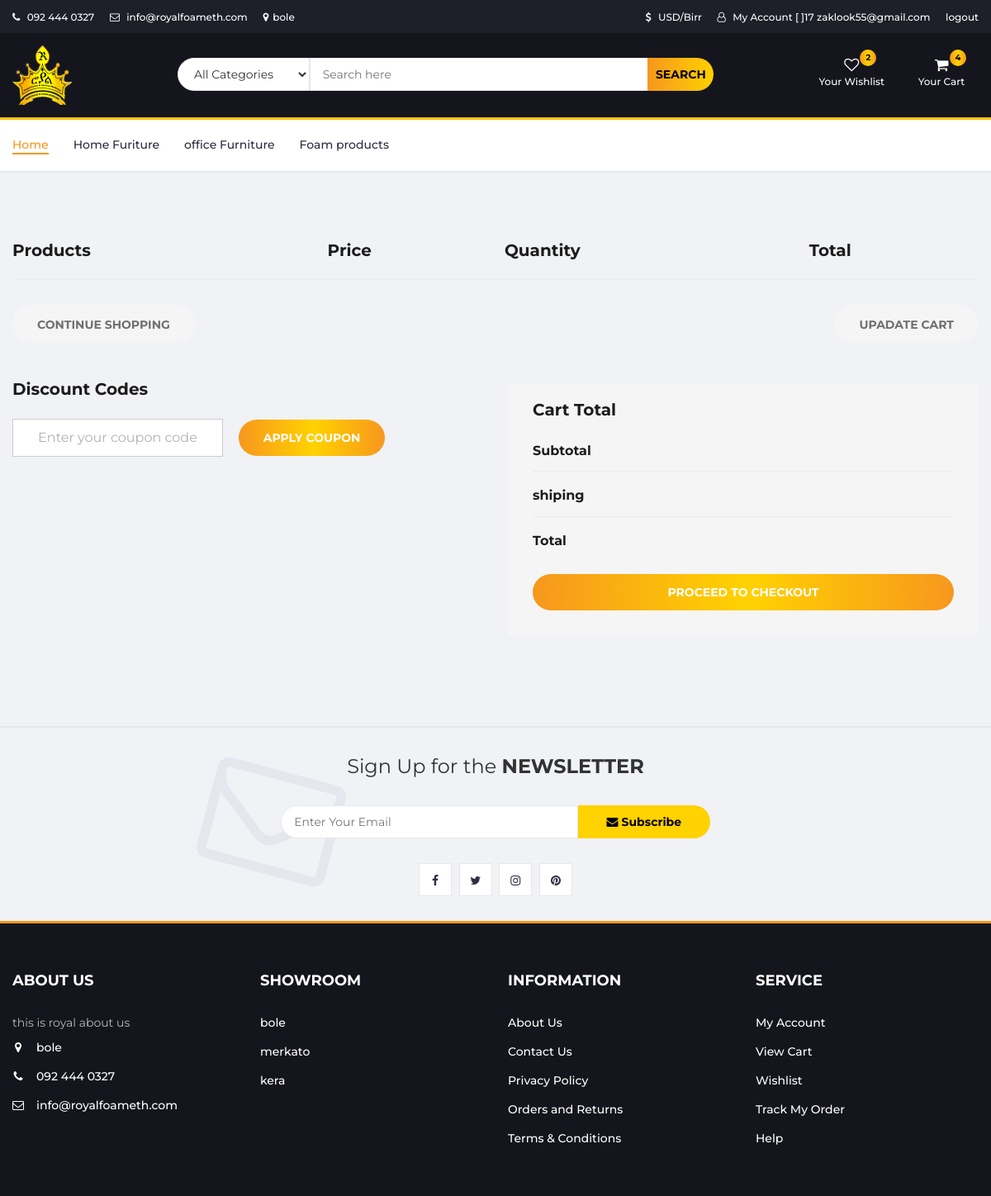
Page /shop/chart/ (signed in) on the committed database.
### home/models.py (models this page shows, shortened)
class Setting(models.Model):
    STATUS = (
        ('True', 'True'),
        ('False', 'False'),
    )
    title = models.CharField(max_length=150 )
    keywords = models.CharField(max_length=255)
    description = models.CharField(max_length=255)
    company = models.CharField(max_length=50)
    address = models.CharField(blank=True,max_length=100)
    phone = models.CharField(blank=True,max_length=15)
    fax = models.CharField(blank=True,max_length=15)
    email = models.CharField(blank=True,max_length=50)
    smtpserver = models.CharField(blank=True,max_length=50)
    smtpemail = models.CharField(blank=True,max_length=50)
    smtppassword = models.CharField(blank=True,max_length=10)
    smtpport = models.CharField(blank=True,max_length=5)
    icon = models.ImageField(blank=True,upload_to='images/')
    facebook = models.CharField(blank=True,max_length=50)
    instagram = models.CharField(blank=True,max_length=50)
    twitter = models.CharField(blank=True,max_length=50)
    youtube = models.CharField(blank=True, max_length=50)
    aboutus = RichTextUploadingField(blank=True)
    Mission = RichTextUploadingField(blank=True)
    Vission = RichTextUploadingField(blank=True)
    contact = RichTextUploadingField(blank=True)
    references = RichTextUploadingField(blank=True)
    status=models.CharField(max_length=10,choices=STATUS)
    create_at=models.DateTimeField(auto_now_add=True)
    update_at=models.DateTimeField(auto_now=True)

class showroom(models.Model):
    title=models.CharField(max_length=100)
    keywords=models.CharField(max_length=100)
    address=models.CharField(max_length=500)
    phone1=PhoneNumberField()
    phone2=PhoneNumberField()
    class Meta:
        verbose_name = "showroom"
        verbose_name_plural = "showrooms"

### shop/models.py (models this page shows, shortened)
class Category(MPTTModel):
    STATUS = (
        ('True', 'True'),
        ('False', 'False'),
    )
    parent = TreeForeignKey('self',blank=True, null=True ,related_name='children', on_delete=models.CASCADE)
    title = models.CharField(max_length=50)
    keywords = models.CharField(max_length=255)
    description = models.TextField(max_length=255)
    image=models.ImageField(blank=True,upload_to='images/')
    status=models.CharField(max_length=10, choices=STATUS)
    slug = models.SlugField(null=False, unique=True)
    create_at=models.DateTimeField(auto_now_add=True)
    update_at=models.DateTimeField(auto_now=True)
    class MPTTMeta:
        order_insertion_by = ['title']
    class Meta:
        verbose_name = "Category"
        verbose_name_plural = "CATEGORY"

### shop/views.py (the view)
# urls.py: path('chart/',chart,name='chart'),
def chart(request):
	template_name= 'chart.html'
	return render(request,template_name)

### home/templatetags/mytags.py (called while the page is built)
@register.simple_tag
def shopcartcount(userid):
    count = ShopCart.objects.filter(user_id=userid).count()
    return count

@register.simple_tag
def shopcartlist(userid):
     cartlist =ShopCart.objects.filter(user_id=userid)
     return cartlist

@register.simple_tag
def shopcarttotal(userid):
    shopcart =ShopCart.objects.filter(user_id=userid)
    total=0
    for rs in shopcart:
        total += rs.price * rs.quantity
    return total

@register.simple_tag
def wishlistcount(userid):
    count = Whishlist.objects.filter(user_id=userid).count()
    return count

@register.simple_tag
def wishlistlist(userid):
     cartlist =Whishlist.objects.filter(user_id=userid)
     return cartlist

@register.simple_tag
def wishlisttotal(userid):
    Whishlisttot =Whishlist.objects.filter(user_id=userid)
    total=0
    for rs in Whishlisttot:
        total += rs.price * rs.quantity
    return total

@register.simple_tag
def showroomlist():
    show_room_list = showroom.objects.all()
    return show_room_list

@register.simple_tag
def companyinfo():
    companyinfo=Setting.objects.get(pk=2)
    return companyinfo

@register.simple_tag
def maincategorylist():
     maincategory_list =Category.objects.filter(level=0).order_by('id')
     return maincategory_list

### order/models.py (called while the page is built)
    @property
    def price(self):
        if self.variant is  None:
            return (self.product.minamount)
        return ( self.variant.price)

    @property
    def amount(self):
        if self.variant is  None:
            return (self.quantity *self.product.minamount)
        return (self.quantity * self.variant.price)

    @property
    def price(self):
        if self.variant is  None:
            return (self.product.minamount)
        return ( self.variant.price)

    @property
    def amount(self):
        if self.variant is  None:
            return (self.quantity *self.product.minamount)
        return (self.quantity * self.variant.price)

### shop/models.py (called while the page is built)
    def __str__(self):
        return self.title

    def __str__(self):
        return self.title

    def image(self):
        img = image.objects.get(id=self.image_id)
        if img.id is not None:
             varimage=img.image.url
        else:
            varimage=""
        return varimage

### templates/chart.html (shortened to what this page needs)
{% extends "base.html" %}
{% load static %}
{% block content %}
    <section class="shoping-cart spad">
        <div class="container">
            <div class="row">
                <div class="col-lg-12">
                    <div class="shoping__cart__table ">
                        <table class="shopping-cart-table">
                            <thead>
                                <tr>
                                    <th >Products</th>
                                    <th>Price</th>
                                    <th>Quantity</th>
                                    <th>Total</th>
                                </tr>
                            </thead>
                        </table>
                    </div>
                </div>
            </div>
            <div class="row">
                <div class="col-lg-12">
                    <div class="shoping__cart__btns">
                        <a href="{% url 'home' %}" class="primary-btn cart-btn">CONTINUE SHOPPING</a>
                        <a href="#" class="primary-btn cart-btn cart-btn-right">
                            Upadate Cart</a>
                    </div>
                </div>
                <div class="col-lg-6">
                    <div class="shoping__continue">
                        <div class="shoping__discount">
                            <h5>Discount Codes</h5>
                            <form action="#">
                                <input type="text" placeholder="Enter your coupon code">
                                 <a href="#" class="primary-btn">APPLY COUPON</a>
                            </form>
                        </div>
                    </div>
                </div>
                <div class="col-lg-6">
                    <div class="shoping__checkout">
                        <h5>Cart Total</h5>
                        <ul>
                            <li>Subtotal </li>
                            <li>shiping </li>
                            <li>Total </li>
                        </ul>
                        <a href="{% url 'checkout' %}" class="primary-btn">PROCEED TO CHECKOUT</a>
                    </div>
                </div>
            </div>
        </div>
    </section>
     {% endblock content %}

### templates/navbar.html (shortened to what this page needs)
{% load static %}
		<header >
			<div id="top-header">
				<div class="container">
					{% load mytags %}
										{% companyinfo as companyinfo %}
					<ul class="header-links pull-left">
						<li><a href="#"><i class="fa fa-phone"></i> {{companyinfo.phone}}</a></li>
						<li><a href="#"><i class="fa fa-envelope-o"></i> {{companyinfo.email}}</a></li>
						<li><a href="#"><i class="fa fa-map-marker"></i>{{companyinfo.address}}</a></li>
					</ul>
					<ul class="header-links pull-right">
						<li><a href="#"><i class="fa fa-dollar"></i> USD/Birr</a></li>
						{%if user.id is not None  %}
						<li><a href="#"><i class="fa fa-user-o"></i> My Account
							[
							{% load account_tags %}
						]{{user.id}}
							{{user.email}}</a></li>
							<li><a href="{% url "account_logout" %}"> logout</a></li>
							{%else%}
							<li>
								<a href="{% url "account_login" %}" class="text-uppercase"> login</a>
								<a href="{% url "account_signup" %}" class="text-uppercase">Sign Up</a>
							</li>
							{%endif%}
					</ul>
				</div>
			</div>
			<div id="header" >
				<div class="container">
					<div class="row">
						<div class="col-md-2">
							<div class="header-logo">
								<a href="{% url 'home'%}" class="logo">
									<img src="{{companyinfo.icon.url}}" alt="">
								</a>
							</div>
						</div>
		                <div id="fixed-header">
						<div class="col-md-7">
							<div class="header-search">
								<form action="{% url 'search' %}" method="GET" value="{{request.GET.query}}">
									<select name="catid" class ="input-select">
										<option value="0">All Categories</option>
										{% load mytags %}
									</select>
									<input id="query" name="query" class="input"  placeholder="Search here">
									<button class="search-btn" type="submit">Search</button>
								</form>
							</div>
						</div>
						<div class="col-md-3 clearfix">
							<div class="header-ctn" >
								<div class="dropdown">
									<a class="dropdown-toggle" data-toggle="dropdown" aria-expanded="true">
										<i class="fa fa-heart-o"></i>
										<span>Your Wishlist</span>
										{% load mytags %}
										{% wishlistcount user.id as count %}
												<div class="qty">{{ count }}</div>
									</a>
											 {% load mytags %}
											{% wishlistcount user.id as count %}
								</div>
								<div class="dropdown">
									<a class="dropdown-toggle" data-toggle="dropdown" aria-expanded="true">
										<i class="fa fa-shopping-cart"></i>
										<span>Your Cart</span>
										 {% load mytags %}
                                {% shopcartcount user.id as count %}
										<div class="qty">{{ count }}</div>
									</a>
											 {% load mytags %}
											{% shopcartcount user.id as count %}
								</div>
							</div>
						</div>
					</div>
					</div>
				</div>
			</div>
		</header>
		<nav id="navigation" >
			<div class="container">
				<div id="responsive-nav">
					<ul class="main-nav nav navbar-nav">
						<li class="active"><a href="{% url 'home'%}">Home</a></li>
						 {% load mytags %}
						{% maincategorylist as maincategorylist_list %}
						 {% for rs in maincategorylist_list %}
						 <li><a href="{% url 'category_products' rs.id rs.slug %}">{{ rs.title }} </a></li>
						{%endfor%}
					</ul>
				</div>
			</div>
		</nav>

### templates/footer.html (shortened to what this page needs)
		<div id="newsletter" class=" section ">
			<div class="container">
				<div class="row">
					<div class="col-md-12 col-sm-9 ">
						<div class="newsletter">
							<p>Sign Up for the <strong>NEWSLETTER</strong></p>
							<form method ='GET' action="{% url 'subscriber' %}" >
								<input class="input" type="email" name='subscriber_email' placeholder="Enter Your Email">
								<button class="newsletter-btn"><i class="fa fa-envelope"></i> Subscribe</button>
							</form>
							<ul class="newsletter-follow">
								{% load mytags %}
										{% companyinfo as socialmedia %}
								<li>
									<a href="{{ socialmedia.facebook }}" target="_blank"><i class="fa fa-facebook"></i></a>
								</li>
								<li>
									<a href="#"><i class="fa fa-twitter" target="_blank"></i></a>
								</li>
								<li>
									<a href="{{socialmedia.instagram}}" target="_blank"><i class="fa fa-instagram"></i></a>
								</li>
								<li>
									<a href="#"><i class="fa fa-pinterest"></i></a>
								</li>
							</ul>
						</div>
					</div>
				</div>
			</div>
		</div>
		<footer id="footer">
			<div class="section">
				<div class="container">
					<div class="row">
						<div class="col-md-3 col-xs-6">
							{% load mytags %}
										{% companyinfo as companyinfo %}
							<div class="footer">
								<h3 class="footer-title">About Us</h3>
								<p>{{companyinfo.aboutus|safe}}  </p>
								<ul class="footer-links">
									<li><a href="#"><i class="fa fa-map-marker"></i>{{companyinfo.address}}</a></li>
									<li><a href="#"><i class="fa fa-phone"></i>{{companyinfo.phone}}</a></li>
									<li><a href="#"><i class="fa fa-envelope-o"></i>{{companyinfo.email}}</a></li>
								</ul>
							</div>
						</div>
						<div class="col-md-3 col-xs-6">
							<div class="footer">
								<h3 class="footer-title">ShowRoom</h3>
								<ul class="footer-links">
								{% load mytags %}
											 {% showroomlist as showroomlist_list %}
											{%for rs in showroomlist_list  %}
									<li><a href="#">{{rs.title}}</a></li>
									{%endfor%}
								</ul>
							</div>
						</div>
						<div class="col-md-3 col-xs-6">
							<div class="footer">
								<h3 class="footer-title">Information</h3>
								<ul class="footer-links">
									<li><a href="{%url 'aboutus'%}">About Us</a></li>
									<li><a href="{%url 'contactus' %}">Contact Us</a></li>
									<li><a href="#">Privacy Policy</a></li>
									<li><a href="#">Orders and Returns</a></li>
									<li><a href="#">Terms & Conditions</a></li>
								</ul>
							</div>
						</div>
						<div class="col-md-3 col-xs-6">
							<div class="footer">
								<h3 class="footer-title">Service</h3>
								<ul class="footer-links">
									<li><a href=""> My Account</a></li>
									<li><a href="#">View Cart</a></li>
									<li><a href="#">Wishlist</a></li>
									<li><a href="#">Track My Order</a></li>
									<li><a href="#">Help</a></li>
								</ul>
							</div>
						</div>
					</div>
				</div>
			</div>
		</footer>

### rows in the picture
Setting: phone "092 444 0327", email "info@royalfoameth.com", address "bole", icon (picture), aboutus "this is royal about us"
Category: title "Home Furiture"
Category: title "office Furniture"
Category: title "Foam products"
showroom: title "bole"
showroom: title "merkato"
showroom: title "kera"

### other values in the picture
{{ user.id }} "17"
{{ user.email }} "zaklook55@gmail.com"
{{ count }} "2"
{{ count }} "4"
